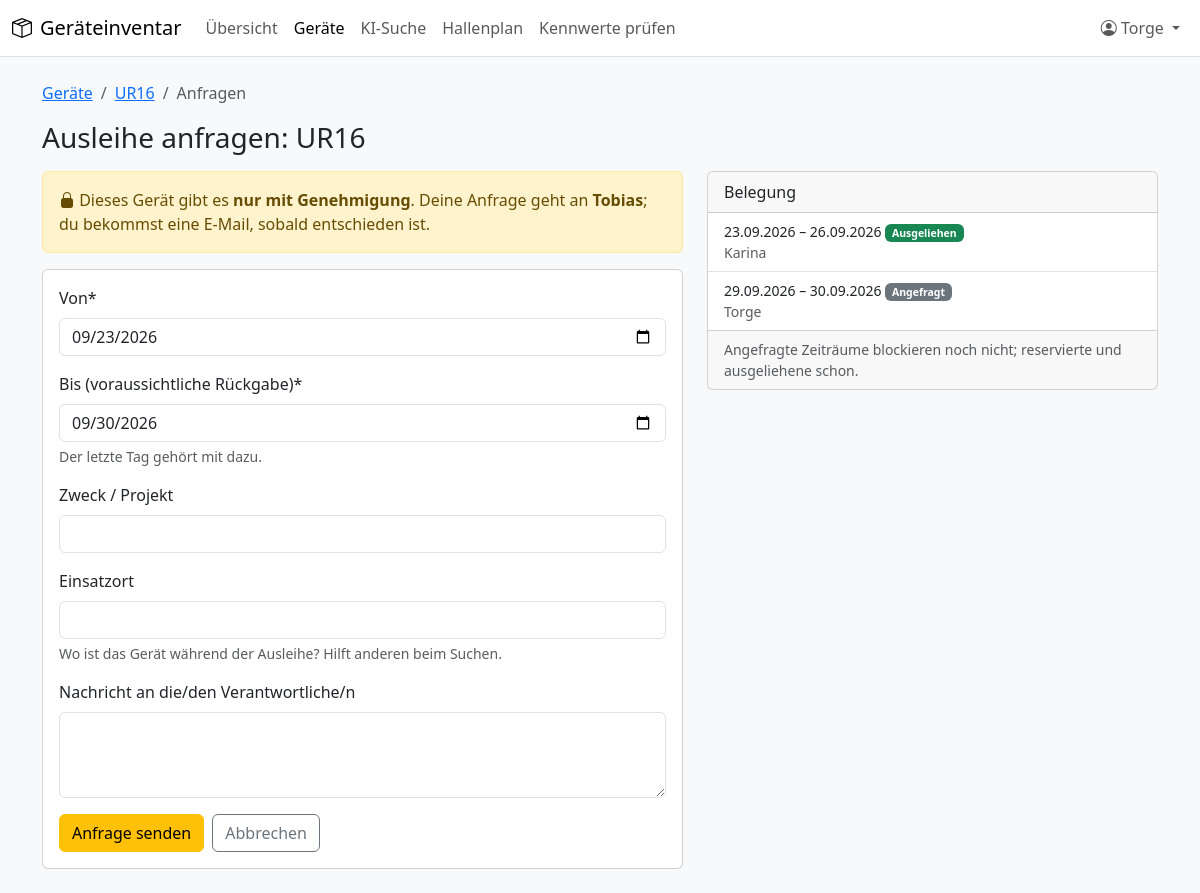
The page /ausleihen/neu/4/ (signed in) on the database its author committed.
### accounts/models.py (models this page shows, shortened)
class User(AbstractUser):
    email = models.EmailField("E-Mail", help_text="Für Anfragen, Entscheidungen und Erinnerungen.")
    phone = models.CharField("Telefon", max_length=50, blank=True)
    room = models.CharField("Raum", max_length=50, blank=True)
    class Meta:
        ordering = ["last_name", "first_name", "username"]
        verbose_name = "Benutzer/in"
        verbose_name_plural = "Benutzer/innen"
    @property
    def display_name(self):
        return self.get_full_name() or self.username

### inventory/models.py (models this page shows, shortened)
class Item(models.Model):
    class LoanPolicy(models.TextChoices):
        FREE = "free", "Frei entnehmbar"
        APPROVAL = "approval", "Nur mit Genehmigung"
    class Condition(models.TextChoices):
        OK = "ok", "Einsatzbereit"
        DEFECT = "defect", "Defekt"
        REPAIR = "repair", "In Reparatur / Kalibrierung"
        RETIRED = "retired", "Ausgemustert"
    name = models.CharField("Bezeichnung", max_length=200)
    category = models.ForeignKey(
        Category, verbose_name="Kategorie", on_delete=models.PROTECT, related_name="items"
    )
    manufacturer = models.CharField("Hersteller", max_length=100, blank=True)
    model_number = models.CharField("Modell / Typ", max_length=100, blank=True)
    serial_number = models.CharField("Seriennummer", max_length=100, blank=True)
    inventory_number = models.CharField(
        "Inventarnummer", max_length=50, blank=True, help_text="Offizielle Inventarnummer, falls vorhanden."
    )
    description = models.TextField("Beschreibung", blank=True)
    location = models.ForeignKey(
        Location, verbose_name="Ablageort", on_delete=models.PROTECT, related_name="items"
    )
    location_note = models.CharField(
        "Ablagehinweis", max_length=200, blank=True, help_text="z. B. „oberstes Fach, blaue Kiste“"
    )
    responsible = models.ForeignKey(
        settings.AUTH_USER_MODEL,
        verbose_name="Verantwortlich",
        on_delete=models.PROTECT,
        related_name="responsible_items",
    )
    loan_policy = models.CharField(
        "Ausleihregel",
        max_length=20,
        choices=LoanPolicy.choices,
        default=LoanPolicy.FREE,
        help_text="„Nur mit Genehmigung“: Andere müssen die Ausleihe anfragen und Sie entscheiden.",
    )
    condition = models.CharField("Zustand", max_length=20, choices=Condition.choices, default=Condition.OK)
    created_by = models.ForeignKey(
        settings.AUTH_USER_MODEL,
        verbose_name="Angelegt von",
        null=True,
        blank=True,
        on_delete=models.SET_NULL,
        related_name="+",
    )
    created_at = models.DateTimeField("Angelegt am", auto_now_add=True)
    updated_at = models.DateTimeField("Geändert am", auto_now=True)
    objects = ItemQuerySet.as_manager()
    class Meta:
        ordering = ["name", "pk"]
        verbose_name = "Gerät"
        verbose_name_plural = "Geräte"
        constraints = [
            models.UniqueConstraint(
                fields=["inventory_number"],
                condition=~Q(inventory_number=""),
                name="unique_inventory_number",
                violation_error_message="Diese Inventarnummer ist bereits vergeben.",
            )
        ]
    def get_absolute_url(self):
        return reverse("inventory:item_detail", args=[self.pk])
    def can_manage(self, user):
        return bool(user and user.is_authenticated and (user.is_staff or user.pk == self.responsible_id))

### loans/models.py (models this page shows, shortened)
class Booking(models.Model):
    class Status(models.TextChoices):
        REQUESTED = "requested", "Angefragt"
        RESERVED = "reserved", "Reserviert"
        ACTIVE = "active", "Ausgeliehen"
        RETURNED = "returned", "Zurückgegeben"
        REJECTED = "rejected", "Abgelehnt"
        CANCELLED = "cancelled", "Storniert"
        EXPIRED = "expired", "Verfallen"
    BLOCKING = (Status.RESERVED, Status.ACTIVE)
    OPEN = (Status.REQUESTED, Status.RESERVED, Status.ACTIVE)
    item = models.ForeignKey(
        "inventory.Item", verbose_name="Gerät", on_delete=models.PROTECT, related_name="bookings"
    )
    borrower = models.ForeignKey(
        settings.AUTH_USER_MODEL,
        verbose_name="Ausleiher/in",
        on_delete=models.PROTECT,
        related_name="bookings",
    )
    created_by = models.ForeignKey(
        settings.AUTH_USER_MODEL,
        verbose_name="Eingetragen von",
        null=True,
        blank=True,
        on_delete=models.SET_NULL,
        related_name="+",
    )
    start_date = models.DateField("Von")
    end_date = models.DateField("Bis (voraussichtliche Rückgabe)")
    status = models.CharField("Status", max_length=20, choices=Status.choices, db_index=True)
    purpose = models.CharField("Zweck / Projekt", max_length=200, blank=True)
    usage_location = models.CharField("Einsatzort", max_length=200, blank=True)
    request_message = models.TextField("Nachricht an Verantwortliche/n", blank=True)
    decision_comment = models.TextField("Kommentar zur Entscheidung", blank=True)
    decided_by = models.ForeignKey(
        settings.AUTH_USER_MODEL,
        verbose_name="Entschieden von",
        null=True,
        blank=True,
        on_delete=models.SET_NULL,
        related_name="+",
    )
    decided_at = models.DateTimeField("Entschieden am", null=True, blank=True)
    requested_end_date = models.DateField("Beantragtes neues Enddatum", null=True, blank=True)
    checked_out_at = models.DateTimeField("Entnommen am", null=True, blank=True)
    returned_at = models.DateTimeField("Zurückgegeben am", null=True, blank=True)
    returned_by = models.ForeignKey(
        settings.AUTH_USER_MODEL,
        verbose_name="Rückgabe gebucht von",
        null=True,
        blank=True,
        on_delete=models.SET_NULL,
        related_name="+",
    )
    return_note = models.TextField("Rückgabenotiz", blank=True)
    created_at = models.DateTimeField("Erstellt am", auto_now_add=True)
    updated_at = models.DateTimeField("Geändert am", auto_now=True)
    class Meta:
        ordering = ["start_date", "pk"]
        verbose_name = "Buchung"
        verbose_name_plural = "Buchungen"
        constraints = [
            models.CheckConstraint(
                condition=Q(end_date__gte=F("start_date")), name="booking_end_not_before_start"
            )
        ]
        indexes = [models.Index(fields=["item", "status", "start_date", "end_date"])]
    @property
    def is_overdue(self):
        return self.status == self.Status.ACTIVE and self.end_date < timezone.localdate()

### loans/views.py (the view, shortened to what this page needs)
# urls.py: path("neu/<int:pk>/", views.book_item, name="book"),
def book_item(request, pk):
    item = get_object_or_404(Item.objects.select_related("responsible", "location"), pk=pk)
    initial = {}
    for key, field in (("von", "start_date"), ("bis", "end_date")):
        if value := parse_date(request.GET.get(key, "")):
            initial[field] = value
    form = BookingForm(request.POST or None, item=item, user=request.user, initial=initial)
    upcoming = (
        item.bookings.filter(Q(status=Status.ACTIVE) | Q(status__in=[Status.RESERVED, Status.REQUESTED]))
        .filter(Q(status=Status.ACTIVE) | Q(end_date__gte=timezone.localdate()))
        .select_related("borrower")
        .order_by("start_date")
    )
    return render(
        request,
        "loans/booking_form.html",
        {"item": item, "form": form, "mode": form.mode, "upcoming": upcoming, "today": timezone.localdate()},
    )

### inventory/templatetags/inventory_tags.py (called while the page is built)
@register.inclusion_tag("inventory/partials/booking_badge.html")
def booking_badge(booking):
    overdue = booking.is_overdue
    return {
        "label": "Überfällig" if overdue else booking.get_status_display(),
        "css": "text-bg-danger" if overdue else BOOKING_BADGES.get(booking.status, "text-bg-secondary"),
        "extension": bool(booking.requested_end_date),
    }

### loans/context_processors.py (called while the page is built)
def navigation(request):
    context = {"site_name": settings.SITE_NAME}
    user = getattr(request, "user", None)
    if user is not None and user.is_authenticated:
        context["pending_approvals_count"] = (
            Booking.objects.filter(item__responsible=user)
            .filter(
                Q(status=Booking.Status.REQUESTED)
                | Q(status__in=Booking.BLOCKING, requested_end_date__isnull=False)
            )
            .count()
        )
    return context

### loans/services.py (called while the page is built)
def booking_mode(item, user):
    if item.loan_policy == Item.LoanPolicy.FREE or item.can_manage(user):
        return "direct"
    return "request"

### templates/loans/booking_form.html (shortened to what this page needs)
{% extends "base.html" %}
{% load crispy_forms_tags inventory_tags %}
{% block content %}
<nav aria-label="breadcrumb"><ol class="breadcrumb small">
  <li class="breadcrumb-item"><a href="{% url 'inventory:item_list' %}">Geräte</a></li>
  <li class="breadcrumb-item"><a href="{{ item.get_absolute_url }}">{{ item.name }}</a></li>
  <li class="breadcrumb-item active" aria-current="page">{% if mode == "request" %}Anfragen{% else %}Buchen{% endif %}</li>
</ol></nav>
<h1 class="h3 mb-3">{% if mode == "request" %}Ausleihe anfragen{% else %}Ausleihen oder reservieren{% endif %}: {{ item.name }}</h1>
<div class="row g-4">
  <div class="col-lg-7">
    {% if mode == "request" %}
      <div class="alert alert-warning"><i class="bi bi-lock-fill"></i> Dieses Gerät gibt es <strong>nur mit Genehmigung</strong>.
        Deine Anfrage geht an <strong>{{ item.responsible.display_name }}</strong>; du bekommst eine E-Mail, sobald entschieden ist.</div>
    {% else %}
      <div class="alert alert-success"><i class="bi bi-unlock"></i> Beginnt die Buchung <strong>heute</strong>, ist das Gerät sofort an dich ausgeliehen.
        Liegt der Start in der Zukunft, wird es für dich <strong>reserviert</strong> – am Starttag bestätigst du dann die Entnahme.</div>
    {% endif %}
    <div class="card"><div class="card-body">
      <form method="post" novalidate>
        {{ form|crispy }}
        <div class="d-flex gap-2">
          <button type="submit" class="btn {% if mode == 'request' %}btn-warning{% else %}btn-success{% endif %}" id="submit-booking"
                  data-mode="{{ mode }}" data-today="{{ today|date:'Y-m-d' }}">
            {% if mode == "request" %}Anfrage senden{% else %}Jetzt ausleihen{% endif %}
          </button>
          <a class="btn btn-outline-secondary" href="{{ item.get_absolute_url }}">Abbrechen</a>
        </div>
      </form>
    </div></div>
  </div>
  <div class="col-lg-5">
    <div class="card">
      <div class="card-header">Belegung</div>
      <ul class="list-group list-group-flush">
        {% for booking in upcoming %}
          <li class="list-group-item small">
            {{ booking.start_date|date:"d.m.Y" }} – {{ booking.end_date|date:"d.m.Y" }} {% booking_badge booking %}
            <div class="text-body-secondary">{{ booking.borrower.display_name }}</div>
          </li>
        {% empty %}
          <li class="list-group-item small text-body-secondary">Keine Buchungen – das Gerät ist frei.</li>
        {% endfor %}
      </ul>
      <div class="card-footer small text-body-secondary">Angefragte Zeiträume blockieren noch nicht; reservierte und ausgeliehene schon.</div>
    </div>
  </div>
</div>
{% endblock %}

### templates/base.html (shortened to what this page needs)
{% load static %}<!doctype html>
<html lang="de">
<head>
  <link rel="stylesheet" href="{% static 'vendor/bootstrap/bootstrap.min.css' %}">
  <link rel="stylesheet" href="{% static 'vendor/bootstrap-icons/bootstrap-icons.min.css' %}">
  <link rel="stylesheet" href="{% static 'css/app.css' %}">
</head>
<body class="bg-body-tertiary" hx-headers='{"X-CSRFToken": "{{ csrf_token }}"}'>
  {% if user.is_authenticated %}
  {% with url_name=request.resolver_match.url_name namespace=request.resolver_match.namespace %}
  <nav class="navbar navbar-expand-lg bg-body border-bottom">
    <div class="container-fluid">
      <a class="navbar-brand d-flex align-items-center gap-2" href="{% url 'dashboard' %}">
        <i class="bi bi-box-seam"></i> {{ site_name }}
      </a>
      <div class="collapse navbar-collapse" id="main-nav">
        <ul class="navbar-nav me-auto">
          <li class="nav-item">
            <a class="nav-link {% if url_name == 'dashboard' %}active{% endif %}" href="{% url 'dashboard' %}">Übersicht
              {% if pending_approvals_count %}<span class="badge rounded-pill text-bg-warning" title="Offene Anfragen an dich">{{ pending_approvals_count }}</span>{% endif %}</a>
          </li>
          <li class="nav-item">
            <a class="nav-link {% if namespace == 'inventory' or namespace == 'loans' %}active{% endif %}" href="{% url 'inventory:item_list' %}">Geräte</a>
          </li>
          <li class="nav-item">
            <a class="nav-link {% if namespace == 'assistant_search' and url_name == 'chat' %}active{% endif %}" href="{% url 'assistant_search:chat' %}">KI-Suche</a>
          </li>
          <li class="nav-item">
            <a class="nav-link {% if namespace == 'floorplan' %}active{% endif %}" href="{% url 'floorplan:list' %}">Hallenplan</a>
          </li>
          <li class="nav-item">
            <a class="nav-link {% if namespace == 'assistant_search' and url_name != 'chat' %}active{% endif %}" href="{% url 'assistant_search:proposals' %}">Kennwerte prüfen</a>
          </li>
        </ul>
        <ul class="navbar-nav">
          <li class="nav-item dropdown">
            <a class="nav-link dropdown-toggle" href="#" role="button" data-bs-toggle="dropdown" aria-expanded="false">
              <i class="bi bi-person-circle"></i> {{ user.display_name }}
            </a>
          </li>
        </ul>
      </div>
    </div>
  </nav>
  {% endwith %}
  {% endif %}
  <main class="{% block container %}container{% endblock %} py-4">
    {% block content %}{% endblock %}
  </main>
</body>
</html>

### templates/inventory/partials/booking_badge.html
<span class="badge {{ css }}">{{ label }}</span>{% if extension %} <span class="badge text-bg-info" title="Verlängerung angefragt">Verlängerung angefragt</span>{% endif %}

### static/css/app.css (style rules this page uses)
body { background: #f8f9fa; }
form input:not([type=hidden]):not([type=checkbox]), form textarea, form select { max-width: 100%; }

### rows shown on the page
User: display_name "Torge"
Item: name "UR16", responsible.display_name "Tobias"
Booking: start_date "23.09.2026", end_date "26.09.2026", label "Ausgeliehen", borrower.display_name "Karina"
Booking: start_date "29.09.2026", end_date "30.09.2026", label "Angefragt", borrower.display_name "Torge"

### other values the page prints
{{ site_name }} "Geräteinventar"
